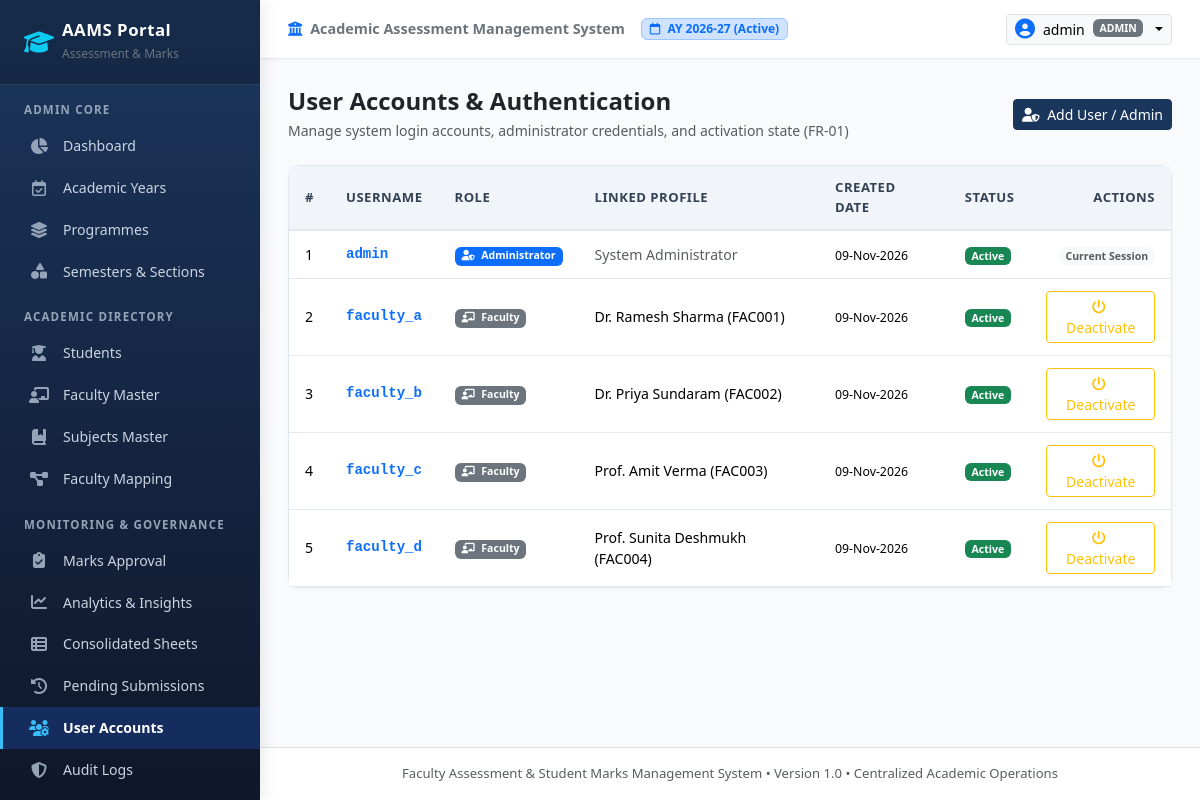
Page /admin/users (signed in) on the committed database.
### app/models/academic.py (models this page shows, shortened)
class AcademicYear(db.Model):
    __tablename__ = 'academic_years'
    id = db.Column(db.Integer, primary_key=True)
    year_code = db.Column(db.String(30), unique=True, nullable=False, index=True)  # e.g., '2026-27'
    start_date = db.Column(db.Date, nullable=False)
    end_date = db.Column(db.Date, nullable=False)
    status = db.Column(db.String(20), default='Active', nullable=False)  # 'Active', 'Archived', 'Upcoming'
    created_at = db.Column(db.DateTime, default=datetime.utcnow)
    sections = db.relationship('Section', back_populates='academic_year', cascade='all, delete-orphan')
    mappings = db.relationship('FacultySubjectMapping', back_populates='academic_year', cascade='all, delete-orphan')

### app/models/user.py (models this page shows, shortened)
class User(UserMixin, db.Model):
    __tablename__ = 'users'
    id = db.Column(db.Integer, primary_key=True)
    username = db.Column(db.String(60), unique=True, nullable=False, index=True)
    password_hash = db.Column(db.String(255), nullable=False)
    role = db.Column(db.String(20), nullable=False, default='faculty')  # 'admin' or 'faculty'
    faculty_id = db.Column(db.Integer, db.ForeignKey('faculty.id', ondelete='SET NULL'), nullable=True)
    is_active = db.Column(db.Boolean, default=True, nullable=False)
    created_at = db.Column(db.DateTime, default=datetime.utcnow)
    updated_at = db.Column(db.DateTime, default=datetime.utcnow, onupdate=datetime.utcnow)
    faculty_profile = db.relationship('Faculty', back_populates='user_account', uselist=False, foreign_keys=[faculty_id])
    @property
    def is_admin(self):
        return self.role == 'admin'

class Faculty(db.Model):
    __tablename__ = 'faculty'
    id = db.Column(db.Integer, primary_key=True)
    faculty_id_code = db.Column(db.String(50), unique=True, nullable=False, index=True)  # e.g., FAC001
    name = db.Column(db.String(100), nullable=False)
    email = db.Column(db.String(120), unique=True, nullable=False, index=True)
    department = db.Column(db.String(100), nullable=False)
    designation = db.Column(db.String(100), nullable=False)
    status = db.Column(db.String(20), default='Active', nullable=False)  # Active / Inactive
    created_at = db.Column(db.DateTime, default=datetime.utcnow)
    updated_at = db.Column(db.DateTime, default=datetime.utcnow, onupdate=datetime.utcnow)
    user_account = db.relationship('User', back_populates='faculty_profile', uselist=False, foreign_keys='User.faculty_id')
    mappings = db.relationship('FacultySubjectMapping', back_populates='faculty', cascade='all, delete-orphan')

### app/routes/admin.py (the view, shortened to what this page needs)
@admin_bp.route('/users', methods=['GET', 'POST'])
@login_required
@admin_required
def users():
    users_list = User.query.order_by(User.role.asc(), User.username.asc()).all()
    return render_template('admin/users.html', users=users_list)

### app/templates/admin/users.html (shortened to what this page needs)
{% extends "base.html" %}
{% block content %}
<div class="d-flex justify-content-between align-items-center mb-4">
  <div>
    <h4 class="fw-bold mb-1 text-dark">User Accounts & Authentication</h4>
    <p class="text-muted small mb-0">Manage system login accounts, administrator credentials, and activation state (FR-01)</p>
  </div>
  <button type="button" class="btn btn-primary-custom btn-sm" data-bs-toggle="modal" data-bs-target="#addUserModal">
    <i class="fa-solid fa-user-shield me-1"></i> Add User / Admin
  </button>
</div>
<div class="card card-custom">
  <div class="table-responsive">
    <table class="table table-custom">
      <thead>
        <tr>
          <th>#</th>
          <th>Username</th>
          <th>Role</th>
          <th>Linked Profile</th>
          <th>Created Date</th>
          <th>Status</th>
          <th class="text-end">Actions</th>
        </tr>
      </thead>
      <tbody>
        {% for u in users %}
          <tr>
            <td>{{ loop.index }}</td>
            <td class="fw-bold font-monospace text-primary">{{ u.username }}</td>
            <td>
              {% if u.role == 'admin' %}
                <span class="badge bg-primary"><i class="fa-solid fa-user-shield me-1"></i> Administrator</span>
              {% else %}
                <span class="badge bg-secondary"><i class="fa-solid fa-chalkboard-user me-1"></i> Faculty</span>
              {% endif %}
            </td>
            <td>
              {% if u.faculty_profile %}
                {{ u.faculty_profile.name }} ({{ u.faculty_profile.faculty_id_code }})
              {% else %}
                <span class="text-muted">System Administrator</span>
              {% endif %}
            </td>
            <td><small>{{ u.created_at.strftime('%d-%b-%Y') }}</small></td>
            <td>
              {% if u.is_active %}
                <span class="badge bg-success">Active</span>
              {% else %}
                <span class="badge bg-danger">Deactivated</span>
              {% endif %}
            </td>
            <td class="text-end">
              {% if u.id != current_user.id %}
                <form method="POST" action="{{ url_for('admin.toggle_user_status', id=u.id) }}" class="d-inline">
                  <button type="submit" class="btn btn-sm btn-outline-warning" title="Toggle Account Active/Deactivated">
                    <i class="fa-solid fa-power-off me-1"></i> {{ 'Deactivate' if u.is_active else 'Activate' }}
                  </button>
                </form>
              {% else %}
                <span class="badge bg-light text-muted">Current Session</span>
              {% endif %}
            </td>
          </tr>
        {% endfor %}
      </tbody>
    </table>
  </div>
</div>
{% endblock %}

### app/templates/base.html (shortened to what this page needs)
<!DOCTYPE html>
<html lang="en">
<head>
  <link href="https://cdn.jsdelivr.net/npm/bootstrap@5.3.3/dist/css/bootstrap.min.css" rel="stylesheet">
  <link rel="stylesheet" href="https://cdnjs.cloudflare.com/ajax/libs/font-awesome/6.5.1/css/all.min.css">
  <link rel="stylesheet" href="{{ url_for('static', filename='css/custom.css') }}">
</head>
<body>
  <nav id="sidebar">
    <div class="brand-header d-flex align-items-center justify-content-between">
      <div class="d-flex align-items-center gap-2">
        <i class="fa-solid fa-graduation-cap text-info fs-4"></i>
        <div>
          <h5 class="mb-0">AAMS Portal</h5>
          <small class="text-secondary" style="font-size: 0.75rem;">Assessment & Marks</small>
        </div>
      </div>
    </div>
    {% if current_user.is_authenticated %}
      {% if current_user.is_admin %}
        <div class="nav-section-title">Admin Core</div>
        <a href="{{ url_for('admin.dashboard') }}" class="nav-link {% if request.endpoint == 'admin.dashboard' %}active{% endif %}">
          <i class="fa-solid fa-chart-pie"></i> Dashboard
        </a>
        <a href="{{ url_for('admin.academic_years') }}" class="nav-link {% if request.endpoint == 'admin.academic_years' %}active{% endif %}">
          <i class="fa-regular fa-calendar-check"></i> Academic Years
        </a>
        <a href="{{ url_for('admin.programmes') }}" class="nav-link {% if request.endpoint == 'admin.programmes' %}active{% endif %}">
          <i class="fa-solid fa-layer-group"></i> Programmes
        </a>
        <a href="{{ url_for('admin.sections') }}" class="nav-link {% if request.endpoint == 'admin.sections' %}active{% endif %}">
          <i class="fa-solid fa-shapes"></i> Semesters & Sections
        </a>
        <div class="nav-section-title">Academic Directory</div>
        <a href="{{ url_for('admin.students') }}" class="nav-link {% if request.endpoint == 'admin.students' %}active{% endif %}">
          <i class="fa-solid fa-user-graduate"></i> Students
        </a>
        <a href="{{ url_for('admin.faculty') }}" class="nav-link {% if request.endpoint == 'admin.faculty' %}active{% endif %}">
          <i class="fa-solid fa-chalkboard-user"></i> Faculty Master
        </a>
        <a href="{{ url_for('admin.subjects') }}" class="nav-link {% if request.endpoint == 'admin.subjects' %}active{% endif %}">
          <i class="fa-solid fa-book-bookmark"></i> Subjects Master
        </a>
        <a href="{{ url_for('admin.mappings') }}" class="nav-link {% if request.endpoint == 'admin.mappings' %}active{% endif %}">
          <i class="fa-solid fa-diagram-project"></i> Faculty Mapping
        </a>
        <div class="nav-section-title">Monitoring & Governance</div>
        <a href="{{ url_for('admin.marks_review') }}" class="nav-link {% if request.endpoint == 'admin.marks_review' %}active{% endif %}">
          <i class="fa-solid fa-clipboard-check"></i> Marks Approval
        </a>
        <a href="{{ url_for('reports.analytics') }}" class="nav-link {% if request.endpoint == 'reports.analytics' %}active{% endif %}">
          <i class="fa-solid fa-chart-line"></i> Analytics & Insights
        </a>
        <a href="{{ url_for('reports.consolidated') }}" class="nav-link {% if request.endpoint == 'reports.consolidated' %}active{% endif %}">
          <i class="fa-solid fa-table-list"></i> Consolidated Sheets
        </a>
        <a href="{{ url_for('reports.pending_report') }}" class="nav-link {% if request.endpoint == 'reports.pending_report' %}active{% endif %}">
          <i class="fa-solid fa-clock-rotate-left"></i> Pending Submissions
        </a>
        <a href="{{ url_for('admin.users') }}" class="nav-link {% if request.endpoint == 'admin.users' %}active{% endif %}">
          <i class="fa-solid fa-users-gear"></i> User Accounts
        </a>
        <a href="{{ url_for('admin.audit_logs') }}" class="nav-link {% if request.endpoint == 'admin.audit_logs' %}active{% endif %}">
          <i class="fa-solid fa-shield-halved"></i> Audit Logs
        </a>
      {% endif %}
    {% endif %}
  </nav>
  <div id="content-wrapper">
    <header class="top-navbar d-flex align-items-center justify-content-between">
      <div class="d-flex align-items-center gap-3">
        <span class="fw-semibold text-secondary d-none d-md-inline" style="font-size: 0.9rem;">
          <i class="fa-solid fa-university me-1 text-primary"></i> Academic Assessment Management System
        </span>
        {% if active_academic_year %}
          <span class="badge bg-primary-subtle text-primary border border-primary-subtle px-2 py-1">
            <i class="fa-regular fa-calendar me-1"></i> AY {{ active_academic_year.year_code }} (Active)
          </span>
        {% endif %}
      </div>
      <div class="d-flex align-items-center gap-3">
        {% if current_user.is_authenticated %}
          <div class="dropdown">
            <button class="btn btn-sm btn-light border dropdown-toggle d-flex align-items-center gap-2" type="button" data-bs-toggle="dropdown">
              <i class="fa-solid fa-circle-user text-primary fs-5"></i>
              <span class="fw-medium">{{ current_user.username }}</span>
              <span class="badge bg-secondary text-uppercase" style="font-size: 0.65rem;">{{ current_user.role }}</span>
            </button>
          </div>
        {% else %}
          <a href="{{ url_for('auth.login') }}" class="btn btn-sm btn-primary-custom">
            <i class="fa-solid fa-right-to-bracket me-1"></i> Login
          </a>
        {% endif %}
      </div>
    </header>
    <main class="page-container">
      {% block content %}{% endblock %}
    </main>
    <footer class="bg-white border-top py-3 text-center text-muted" style="font-size: 0.82rem;">
      <div class="container-fluid">
        Faculty Assessment & Student Marks Management System &bull; Version 1.0 &bull; Centralized Academic Operations
      </div>
    </footer>
  </div>
</body>
</html>

### app/static/css/custom.css (style rules this page uses)
:root { --primary-navy: #1B365D; --primary-navy-dark: #12243e; --accent-blue: #2563eb; --accent-cyan: #0284c7; --accent-success: #10b981; --accent-warning: #f59e0b; --accent-danger: #ef4444; --bg-main: #f8fafc; --card-bg: #ffffff; --sidebar-width: 260px; --text-muted: #64748b; --border-color: #e2e8f0; }
body { font-family: 'Segoe UI', system-ui, -apple-system, BlinkMacSystemFont, Roboto, sans-serif; background-color: var(--bg-main); color: #1e293b; margin: 0; padding: 0; min-height: 100vh; }
#sidebar { width: var(--sidebar-width); min-height: 100vh; background: linear-gradient(180deg, #1B365D 0%, #0F172A 100%); color: #e2e8f0; transition: all 0.3s ease; position: fixed; top: 0; left: 0; z-index: 1000; box-shadow: 4px 0 15px rgba(0, 0, 0, 0.08); }
#sidebar .brand-header { padding: 1.25rem 1.5rem; background: rgba(0, 0, 0, 0.2); border-bottom: 1px solid rgba(255, 255, 255, 0.1); }
#sidebar .brand-header h5 { font-size: 1.05rem; font-weight: 700; letter-spacing: 0.5px; color: #ffffff; margin: 0; }
#sidebar .nav-section-title { padding: 1rem 1.5rem 0.4rem; font-size: 0.72rem; text-transform: uppercase; letter-spacing: 1.2px; color: #94a3b8; font-weight: 600; }
#sidebar .nav-link { color: #cbd5e1; padding: 0.65rem 1.5rem; font-size: 0.88rem; display: flex; align-items: center; transition: all 0.2s ease; border-left: 3px solid transparent; }
#sidebar .nav-link i { width: 24px; font-size: 1rem; margin-right: 0.75rem; text-align: center; color: #94a3b8; }
#sidebar .nav-link.active { color: #ffffff; background: rgba(37, 99, 235, 0.25); border-left-color: #38bdf8; font-weight: 600; }
#sidebar .nav-link.active i { color: #38bdf8; }
#content-wrapper { margin-left: var(--sidebar-width); min-height: 100vh; display: flex; flex-direction: column; transition: all 0.3s ease; }
.top-navbar { background: #ffffff; border-bottom: 1px solid var(--border-color); padding: 0.85rem 1.75rem; box-shadow: 0 1px 3px rgba(0, 0, 0, 0.04); }
.page-container { padding: 1.75rem; flex: 1; }
.card-custom { background: #ffffff; border: 1px solid var(--border-color); border-radius: 0.75rem; box-shadow: 0 1px 3px rgba(0, 0, 0, 0.05); transition: transform 0.2s, box-shadow 0.2s; }
.table-custom { width: 100%; margin-bottom: 0; }
.table-custom thead th { background-color: #f1f5f9; color: #334155; font-size: 0.82rem; text-transform: uppercase; letter-spacing: 0.5px; font-weight: 600; padding: 0.75rem 1rem; border-bottom: 2px solid var(--border-color); vertical-align: middle; }
.table-custom tbody td { padding: 0.75rem 1rem; vertical-align: middle; font-size: 0.88rem; border-bottom: 1px solid var(--border-color); }
.btn-primary-custom { background-color: var(--primary-navy); border-color: var(--primary-navy); color: #ffffff; font-weight: 500; }

### rows in the picture
AcademicYear: year_code "2026-27"
User: username "admin", role "ADMIN", shows "Administrator", shows "System Administrator", created_at "09-Nov-2026", is_active "Active", shows "Current Session"
User: username "faculty_a", role "faculty" (drawn), faculty_profile.name "Dr. Ramesh Sharma", faculty_profile.faculty_id_code "FAC001", created_at "09-Nov-2026", shows "Active", is_active "Deactivate"
User: username "faculty_b", role "faculty" (drawn), faculty_profile.name "Dr. Priya Sundaram", faculty_profile.faculty_id_code "FAC002", created_at "09-Nov-2026", shows "Active", is_active "Deactivate"
User: username "faculty_c", role "faculty" (drawn), faculty_profile.name "Prof. Amit Verma", faculty_profile.faculty_id_code "FAC003", created_at "09-Nov-2026", shows "Active", is_active "Deactivate"
User: username "faculty_d", role "faculty" (drawn), faculty_profile.name "Prof. Sunita Deshmukh", faculty_profile.faculty_id_code "FAC004", created_at "09-Nov-2026", shows "Active", is_active "Deactivate"
